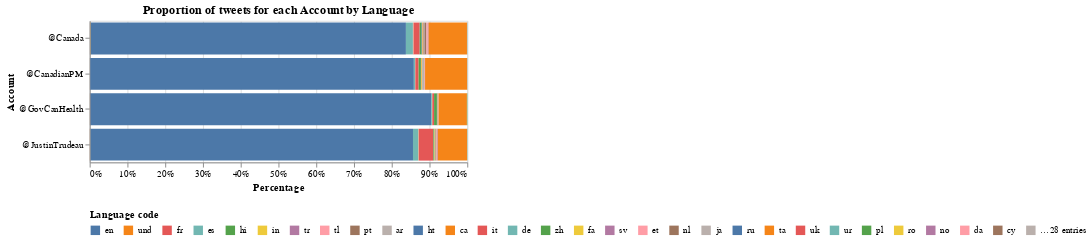

Write notebook code for a chart like this one.
### Markdown cell above
### Proportion of tweets for each Account by Language

### Code cell
df_aux = pd.DataFrame(df_tot.groupby(['account', 'lang'])['tweet'].count()).reset_index()
sort_lang = pd.DataFrame(df_aux.groupby(['lang'])['tweet'].sum()).reset_index().sort_values(by=['tweet'], ascending=False).reset_index()['lang']

alt.Chart(df_aux).mark_bar().encode(
    x=alt.X('sum(tweet)', stack="normalize", title="Percentage"),
    y=alt.Y('account', title="Account"),
    color=alt.Color('lang', sort=sort_lang.to_list(), title="Language code", legend=alt.Legend(orient="bottom")),
    tooltip=['account' , 'lang']
).properties(
    title='Proportion of tweets for each Account by Language',
    height=150
)

### Figure 1 — Vega-Lite specification as saved in the notebook (floating-point values rounded to 4 significant figures; data arrays with more than 128 entries replaced by an {"elided": "..."} marker saying what was removed)
{"$schema": "https://vega.github.io/schema/vega-lite/v4.8.1.json", "config": {"view": {"continuousHeight": 300, "continuousWidth": 400}}, "data": {"name": "data-54e3eef4ad760f84c529d9ed71c77904"}, "datasets": {"data-54e3eef4ad760f84c529d9ed71c77904": {"elided": "171 records"}}, "encoding": {"color": {"field": "lang", "legend": {"orient": "bottom"}, "sort": ["en", "und", "fr", "es", "hi", "in", "tr", "tl", "pt", "ar", "ht", "ca", "it", "de", "zh", "fa", "sv", "et", "nl", "ja", "ru", "ta", "uk", "ur", "pl", "ro", "no", "da", "cy", "ckb", "hu", "eu", "cs", "lt", "fi", "is", "bn", "sl", "pa", "lv", "gu", "mr", "vi", "ne", "am", "iw", "ko", "el", "ml", "si", "te", "kn", "ps", "or", "th", "my", "bg"], "title": "Language code", "type": "nominal"}, "tooltip": [{"field": "account", "type": "nominal"}, {"field": "lang", "type": "nominal"}], "x": {"aggregate": "sum", "field": "tweet", "stack": "normalize", "title": "Percentage", "type": "quantitative"}, "y": {"field": "account", "title": "Account", "type": "nominal"}}, "height": 150, "mark": "bar", "title": "Proportion of tweets for each Account by Language"}
